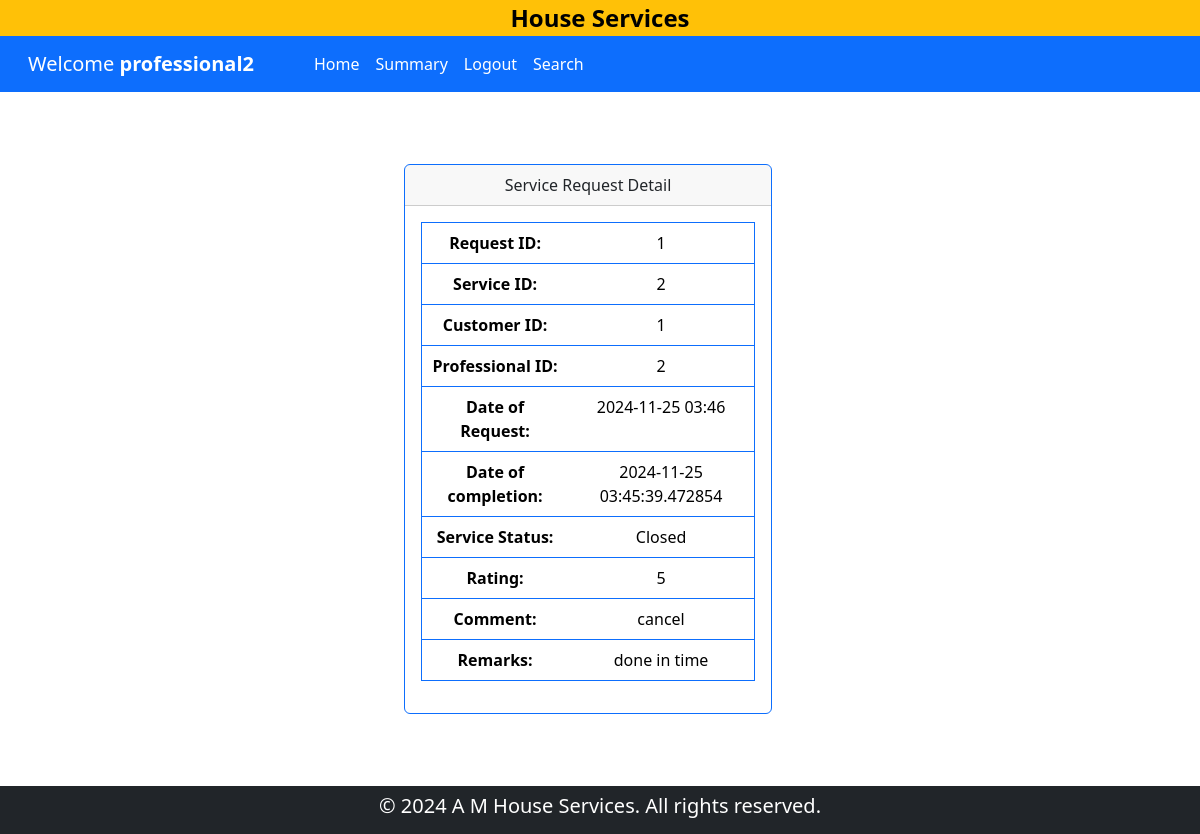
Page /service_request_detail/professional/2/1 on the committed database.
### backened/modals.py (models this page shows)
class Professional(db.Model):
    __tablename__ = "professional"
    id = db.Column(db.Integer, primary_key=True)
    email = db.Column(db.String(120), unique=True, nullable=False)
    password = db.Column(db.String(120), nullable=False)
    name = db.Column(db.String(120), nullable=False)
    phone = db.Column(db.Integer, nullable=False)
    address = db.Column(db.String(200), nullable=False)
    pincode = db.Column(db.Integer, nullable=False)
    date_created = db.Column(db.DateTime, default=datetime.now,nullable=False)
    description = db.Column(db.Text, nullable=True)
    service_type = db.Column(db.String(120), nullable=False)
    experience = db.Column(db.Integer, nullable=False)
    file_path = db.Column(db.String(255), nullable=False)
    status = db.Column(db.String(30), default="pending",nullable=False)
    service_requests = db.relationship(
        "ServiceRequest",
        backref="professional",
        lazy=True,
        cascade="all, delete-orphan",
    )

class ServiceRequest(db.Model):
    __tablename__ = "service_request"
    id = db.Column(db.Integer, primary_key=True)
    service_id = db.Column(db.Integer, db.ForeignKey("service.id"), nullable=False)
    customer_id = db.Column(db.Integer, db.ForeignKey("customer.id"), nullable=False)
    professional_id = db.Column(db.Integer, db.ForeignKey("professional.id"), nullable=False)
    date_of_request = db.Column(db.DateTime, default=datetime.now,nullable=False)
    date_of_completion = db.Column(db.DateTime, nullable=True)
    service_status = db.Column(db.String(50), nullable=False, default="requested")
    remarks = db.Column(db.Text, nullable=True)
    reviews = db.relationship("Review", backref="service_request", lazy=True, cascade="all, delete-orphan")

class Review(db.Model):
    __tablename__ = "review"
    id = db.Column(db.Integer, primary_key=True)
    service_request_id = db.Column(db.Integer, db.ForeignKey("service_request.id"), nullable=False)
    customer_id = db.Column(db.Integer, db.ForeignKey("customer.id"), nullable=False)
    rating = db.Column(db.Integer, nullable=False)
    comment = db.Column(db.Text, nullable=True)

### backened/controller.py (the view)
@app.route('/service_request_detail/<user>/<uid>/<rid>')
def service_request_detail(user,uid,rid):
    if user == "customer":
        customer = Customer.query.filter_by(id=uid).first()
        ser_req = ServiceRequest.query.filter_by(id = rid).first()
        return render_template('service_req_view.html', serreq = ser_req, customer = customer,user = user)
    else:
        professional = Professional.query.filter_by(id=uid).first()
        ser_req = ServiceRequest.query.filter_by(id = rid).first()
        return render_template('service_req_view.html', serreq = ser_req, professional = professional,user = user)

### templates/service_req_view.html (shortened to what this page needs)
{% if user == 'customer' %}
    {% extends 'customer_dashboard.html' %}
{% else %}
    {% extends 'professional_dashboard.html' %}
        {% block professional %}
            <div class="my-5 row container-fluid align-items-center justify-content-center">
                <div class="col-8 col-lg-4 col-xl-4 my-4 ">
                    <div class="card border-primary">
                        <div class="card-header text-center">
                            Service Request Detail
                        </div>
                        <div class="card-body text-center">
                            <table class="table border border-primary">
                                <tr>
                                    <th>Request ID:</th>
                                    <td>{{ serreq.id }}</td>
                                </tr>
                                <tr>
                                    <th> Service ID:</th>
                                    <td>{{ serreq.service_id}}</td>
                                </tr>
                                <tr>
                                    <th>Customer ID:</th>
                                    <td>{{ serreq.customer_id }}</td>
                                </tr>
                                <tr>
                                    <th>Professional ID:</th>
                                    <td>{{ serreq.professional_id }}</td>
                                </tr>
                                <tr>
                                    <th>Date of Request:</th>
                                    <td>{{ serreq.date_of_request.strftime('%Y-%m-%d %H:%M') }}</td>
                                </tr>
                                <tr>
                                    <th>Date of completion:</th>
                                    <td>{{ serreq.date_of_completion }}</td>
                                </tr>
                                <tr>
                                    <th>Service Status:</th>
                                    <td>{{ serreq.service_status|title }}</td>
                                </tr>
                                {% for review in serreq.reviews %}
                                    {% if review %}
                                    <tr>
                                        <th>Rating:</th>
                                        <td>{{ review.rating|round(1) }}</td>
                                    </tr>
                                    <tr>
                                        <th>Comment:</th>
                                        <td>{{ review.comment }}</td>
                                    </tr>
                                    {% endif %}
                                {% endfor %}
                                <tr>
                                    <th>Remarks:</th>
                                    <td>{{ serreq.remarks }}</td>
                                </tr>
                            </table>
                        </div>
                    </div>
                </div>
            </div>
        {% endblock professional %}
{% endif %}

### templates/professional_dashboard.html (shortened to what this page needs)
{% extends 'layout.html' %}
{% block content %}
<div class="container-fluid bg-warning" id="home">
    <div class="d-flex justify-content-center">
        <a href="{{ url_for('home') }}" class="text-decoration-none fw-bold fs-4 text-black ">House Services </a>
    </div>
</div>
<nav class="navbar navbar-expand-lg bg-primary">
    <div class="container-xxl">
        <div class="navbar-brand ms-3">
            <a href="" class="text-decoration-none text-white">Welcome <strong>
                {{ professional.name }}
            </strong></a>
        </div>
            <div class="collapse navbar-collapse row" id="navbarNav">
                <ul class="navbar-nav ms-5 col">
                    <li class="nav-item ">
                    <a class="nav-link text-white" aria-current="page" href="{{ url_for('professionalDashboard', id = professional.id) }}">Home</a>
                    </li>
                    <li class="nav-item ">
                        <a class="nav-link text-white" aria-current="page" href="{{ url_for('summary', user='professional',id=professional.id) }}">Summary</a>
                    </li>
                    <li class="nav-item ">
                        <a class="nav-link text-white" aria-current="page" href="{{ url_for('logout') }}">Logout</a>
                    </li>
                    <li class="nav-item">
                        <a class="nav-link text-white" aria-current="page" href="{{ url_for('professional_search',user = professional.name ) }}">Search</a>
                    </li>
                </ul>
            </div>
    </div>
</nav>
{% if professional.status == 'Blocked' or professional.status == 'Rejected' %}
    <div class="container text-center h3 lead m-4">You have been Blocked or Rejected by Admin</div>
{% elif professional.status == 'pending' %}
    <div class="container text-center h3 lead m-4">You are under verification</div>
{% else %}
{% block professional %}{% endblock professional %}
{% endif %}
{% endblock content %}

### rows in the picture
Professional: name "professional2"
ServiceRequest: id "1", service_id "2", customer_id "1", professional_id "2", date_of_request "2024-11-25 03:46", date_of_completion "2024-11-25 03:45:39.472854", service_status "Closed", remarks "done in time"
Review: rating "5", comment "cancel"
